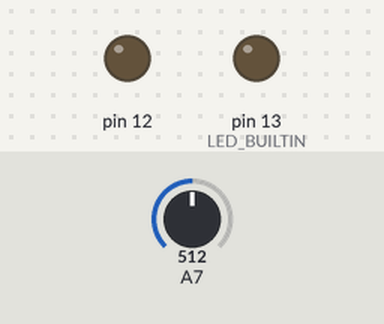
Recording of a sketch running on a simulated Arduino Nano, built with avr-gcc and run on an emulated ATmega328P. Shown: output pins drawn as LEDs (lit = HIGH). Dashed ring = blinking. The inputs (shaded band) are chosen by the test bench; at power-on: A7 = 512.

Above: at 0.5 s.
At 2.75 s:
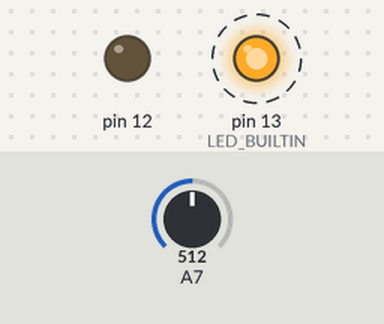
Timing chart, 0 to 3.0 s (numbered marks = the images above):
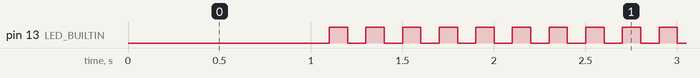

Measured:
- by itself, pin 13 (LED_BUILTIN): alternates HIGH for 0.10 s and LOW for 0.10 s

The sketch:

heatpad.ino
```cpp
constexpr double LOW_TEMP = 30;

constexpr double HIGH_TEMP = 32.5;

enum state_t {
  START,
  TLOW,
  TRANGE,
  THIGH,
  TFAIL
};

state_t curr_state = START;
state_t prev_state = START;

int t_to_s(double temp)
{
  return (int)((-9.49378*temp) + 884);
}

double s_to_t(int sense)
{
  return (double)((-.105*sense) + 92.94);
}

void transition(int sense)
{
  double temp = s_to_t(sense);
  prev_state = curr_state;
  if(temp < LOW_TEMP)
    curr_state = TLOW;
  else if(temp > HIGH_TEMP)
    curr_state = THIGH;
  else
    curr_state = TRANGE;
}

void apply_changes()
{
  switch(prev_state)
  {
   case START:
     switch(curr_state)
     {
      case TLOW:
        digitalWrite(12, HIGH);
        return;
      default:
        curr_state = TFAIL;
        prev_state = TFAIL;
        return;
     };
     break;
   case TLOW:
     break;
   case TRANGE:
     switch(curr_state)
     {
      case TLOW:
        digitalWrite(12, HIGH);
        return;
      case THIGH:
        digitalWrite(12, LOW);
        return;
      default:
        return;
     };
     break;
   case THIGH:
     break;
   case TFAIL:
     break;
  };
  return;
}

void setup()
{
  pinMode(12, OUTPUT);
  pinMode(LED_BUILTIN, OUTPUT);
  //Serial.begin(9600);
}

int STATE = HIGH;
void loop() {
  int sense = analogRead(A7);
  // Serial.print(sense);
  // Serial.print(" ");
  // Serial.print(s_to_t(sense));

  if(curr_state != TFAIL)
  {
    transition(sense);
    apply_changes();
    delay(1000);
  }
  else
  {
    delay(100);
  }
  // Serial.print(" ");
  // Serial.println(curr_state);
  STATE = !STATE;
  digitalWrite(LED_BUILTIN, STATE);
}
```
